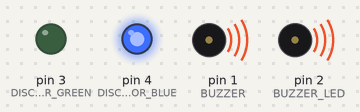
A sketch run on a simulated Arduino Uno, built with avr-gcc and run on an emulated ATmega328P. On the bench: output pins drawn as LEDs (lit = HIGH), buzzer (waves = sounding, pin HIGH).

Above: at 0.2 s.
At 7.1 s:
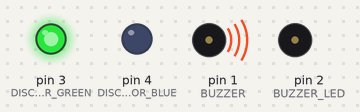
Timing chart, 0 to 8.9 s (numbered marks = the images above):
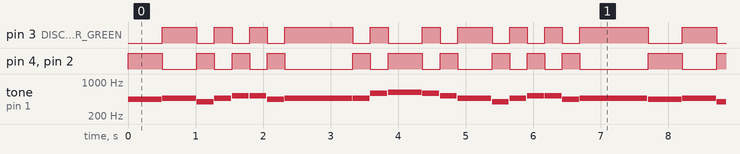

The sketch:

firstMix.ino
```cpp
//   >>> discofloor + buzzer with LED <<<     //


//define pins
#define BUZZER 1
#define BUZZER_LED 2
#define DISCOFLOOR_GREEN 3
#define DISCOFLOOR_BLUE 4

//define tone lengths and note frequenzes
#define HALBE 1000
#define VIERTEL 500
#define ACHTEL 250

#define NO_TONE 0
#define TONE_G 392
#define TONE_A 440
#define TONE_B 466
#define TONE_C 523
#define TONE_D 587
#define TONE_Es 622

// variables show status of single peaces
int buzz_led = 0; //the led in the buzzer (on/off)
int discoFloorStat = 0; //0 = blue leds; 1 = gree leds

void setup(){
  pinMode(DISCOFLOOR_GREEN, OUTPUT);
  pinMode(DISCOFLOOR_BLUE, OUTPUT);
  pinMode(BUZZER, OUTPUT);
  pinMode(BUZZER_LED, OUTPUT);
}

void loop(){
  playTone(TONE_A, VIERTEL);
  playTone(TONE_B, VIERTEL);
  playTone(TONE_G, ACHTEL);
  playTone(TONE_B, ACHTEL);
  playTone(TONE_C, ACHTEL);
  playTone(TONE_C, ACHTEL);
  playTone(TONE_A, ACHTEL);
  playTone(TONE_B, HALBE);
  playTone(TONE_B, ACHTEL);
  playTone(TONE_D, ACHTEL);
  playTone(TONE_Es, VIERTEL);
  playTone(TONE_D, ACHTEL);
  playTone(TONE_C, ACHTEL);
  playTone(TONE_B, VIERTEL);
  playTone(TONE_G, ACHTEL);
  playTone(TONE_B, ACHTEL);
  playTone(TONE_C, ACHTEL);
  playTone(TONE_C, ACHTEL);
  playTone(TONE_A, ACHTEL);
  playTone(TONE_B, HALBE);
}

void playTone(int f, int t){
  //function to change all lights
  changeLights();

  tone(BUZZER, f);
  delay(t);
  noTone(BUZZER);
  delay(10);

}

void changeLights(){
  //calls all other light functions
  changediscoFloor();
  changeBuzzLight();
}

void changeBuzzLight(){
  //light in buzzer
  if(buzz_led == 0){
    buzz_led = 1;
    digitalWrite(BUZZER_LED, HIGH);
  }else{
    buzz_led = 0;
    digitalWrite(BUZZER_LED, LOW);
  }
}

void changediscoFloor() {
  //discofloor
  if(discoFloorStat == 0){
    //blue leds on, green off
    digitalWrite(DISCOFLOOR_BLUE, HIGH);
    digitalWrite(DISCOFLOOR_GREEN, LOW);
    discoFloorStat = 1;
  }else{
    //green leds on, blue off
    digitalWrite(DISCOFLOOR_BLUE, LOW);
    digitalWrite(DISCOFLOOR_GREEN, HIGH);
    discoFloorStat = 0;
  }
}
```

Measured:
- by itself, tone on pin 1 (BUZZER): plays 440 Hz for 0.50 s, 466 Hz for 0.50 s, 392 Hz for 0.25 s, 466 Hz for 0.25 s, 523 Hz for 0.25 s, 523 Hz for 0.25 s … (340 notes in this stretch)
- by itself, pin 3 (DISCOFLOOR_GREEN): repeats every 7.7 s: 2 × (LOW 0.26 s, HIGH 0.26 s), LOW 0.26 s, HIGH 1.0 s, LOW 0.26 s, HIGH 0.26 s, LOW 0.51 s, HIGH 0.26 s, LOW 0.26 s, HIGH 0.51 s, 2 × (LOW 0.26 s, HIGH 0.26 s), LOW 0.26 s, HIGH 1.0 s, LOW 0.51 s, HIGH 0.51 s
